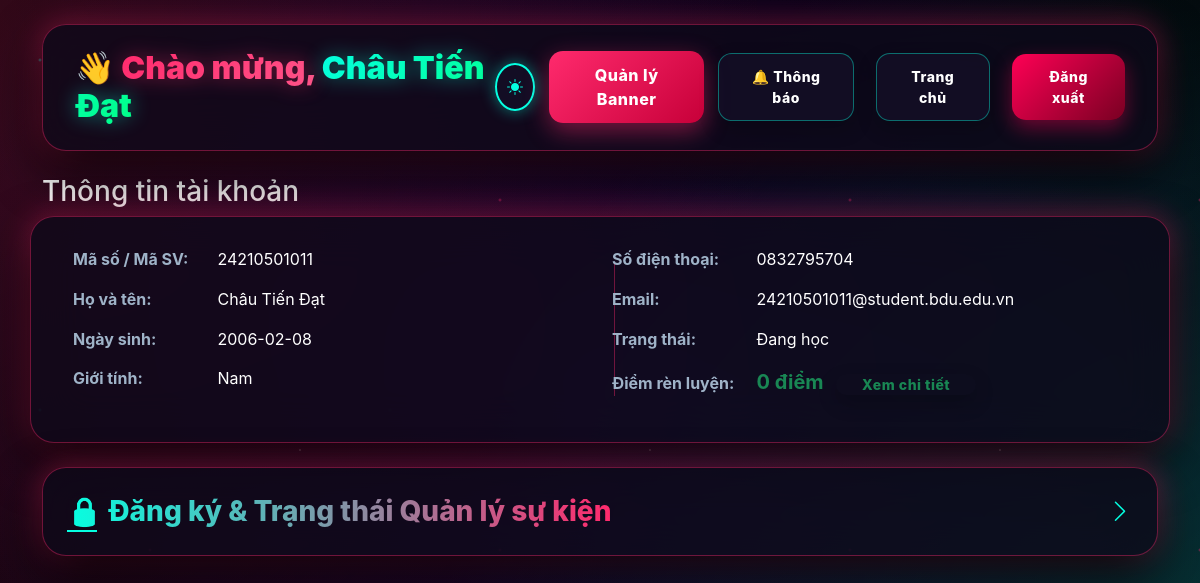
/user/dashboard.php (signed in), run on the app's committed database.
### tables this page shows
CREATE TABLE `users` (
  `id` int(11) NOT NULL,
  `ma_sv` varchar(20) NOT NULL,
  `ho_ten` varchar(100) NOT NULL,
  `mat_khau` varchar(255) NOT NULL,
  `vai_tro` enum('admin','sinh_vien') DEFAULT 'sinh_vien',
  `email` varchar(100) DEFAULT NULL,
  `sdt` varchar(15) DEFAULT NULL,
  `ngay_sinh` date DEFAULT NULL,
  `gioi_tinh` varchar(10) DEFAULT NULL,
  `trang_thai` varchar(50) DEFAULT 'Đang học',
  `ma_lop` varchar(50) DEFAULT '242101TH001'
);

### user/dashboard.php (the view, shortened to what this page needs)
<?php
include '../database.php';
$conn = $conn ?? $pdo ?? null;
$ma_sv = $_SESSION['ma_sv'] ?? '';
$stmt = $conn->prepare("SELECT * FROM users WHERE ma_sv = ?");
$stmt->execute([$ma_sv]);
$user = $stmt->fetch(PDO::FETCH_ASSOC) ?: [];
?>
<!DOCTYPE html>
<html lang="vi">
<head>
    <link href="https://cdn.jsdelivr.net/npm/bootstrap@5.3.0/dist/css/bootstrap.min.css" rel="stylesheet">
    <link rel="stylesheet" href="https://cdn.jsdelivr.net/npm/bootstrap-icons@1.10.5/font/bootstrap-icons.css">
    <link rel="stylesheet" type="text/css" href="../css/user-dashboard.css?v=<?php echo time(); ?>">
</head>
<body>
    <div class="container py-4">
        <div class="header d-flex justify-content-between align-items-center mb-4">
            <h2>
                <span class="wave-icon">👋</span>
                <span class="welcome-text">Chào mừng,</span>
                <span class="student-name"><?php echo htmlspecialchars($user['ho_ten'] ?? ''); ?></span>
            </h2>
            <div class="header-nav">
                <button class="theme-toggle-btn" id="themeToggleBtn" title="Chuyển đổi giao diện Sáng/Tối">
                  <i class="bi bi-moon-stars-fill" id="themeIcon"></i>
                </button>
                <a href="banners.php" class="btn btn-primary">Quản lý Banner</a>
                <a href="#role-section" class="notification-bell btn btn-outline-secondary btn-sm position-relative me-2" title="Thông báo hệ thống">
                    🔔 Thông báo
                </a>
                <a href="../index.php" class="btn btn-outline-light btn-sm me-2">Trang chủ</a>
                <a href="/QUAN-LY-SU-KIEN-SINH-VIEN/user/logout.php" class="btn btn-danger btn-sm">Đăng xuất</a>
            </div>
        </div>
        <h3>Thông tin tài khoản</h3>
        <div class="info-grid row mb-4">
            <div class="col-md-6">
                <p><strong>Mã số / Mã SV:</strong> <?php echo htmlspecialchars($user['ma_sv'] ?? ''); ?></p>
                <p><strong>Họ và tên:</strong> <?php echo htmlspecialchars($user['ho_ten'] ?? ''); ?></p>
                <p><strong>Ngày sinh:</strong> <?php echo htmlspecialchars($user['ngay_sinh'] ?? 'Chưa cập nhật'); ?></p>
                <p><strong>Giới tính:</strong> <?php echo htmlspecialchars($user['gioi_tinh'] ?? 'Chưa cập nhật'); ?></p>
            </div>
            <div class="col-md-6">
                <p><strong>Số điện thoại:</strong> <?php echo htmlspecialchars($user['sdt'] ?? 'Chưa cập nhật'); ?></p>
                <p><strong>Email:</strong> <?php echo htmlspecialchars($user['email'] ?? 'Chưa cập nhật'); ?></p>
                <p><strong>Trạng thái:</strong> <?php echo htmlspecialchars($user['trang_thai'] ?? 'Đang học / Đang công tác'); ?></p>
                <p><strong>Điểm rèn luyện:</strong>
                    <span class="text-success fw-bold fs-5"><?php echo htmlspecialchars($user['diem_ren_luyen'] ?? 0); ?> điểm</span>
                    <a href="diem-ren-luyen.php" class="btn btn-sm btn-outline-success ms-2 py-0">Xem chi tiết</a>
                </p>
            </div>
        </div>
        <div id="role-section" class="role-section card p-4 shadow-sm">
            <div class="card-header-toggle collapsed d-flex justify-content-between align-items-center" data-bs-toggle="collapse" data-bs-target="#roleSectionContent" aria-expanded="false" aria-controls="roleSectionContent" style="cursor: pointer;">
                <h3>🔒 Đăng ký & Trạng thái Quản lý sự kiện</h3>
                <i class="bi bi-chevron-down toggle-arrow fs-4"></i>
            </div>
        </div>
    </div>
</body>
</html>

### data on the page
users: ho_ten "Châu Tiến Đạt", ma_sv "24210501011", ngay_sinh "2006-02-08", gioi_tinh "Nam", sdt "0832795704", email "24210501011@student.bdu.edu.vn", trang_thai "Đang học"

### other printed values
$user['diem_ren_luyen'] "0"
